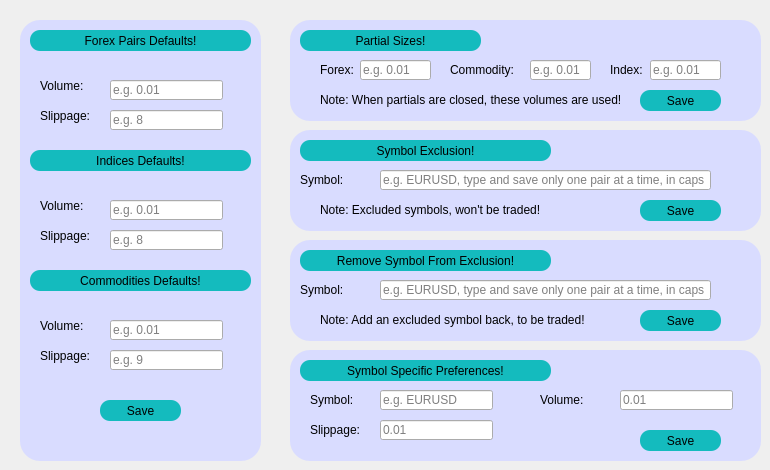
    <widget class="QWidget" name="defaults">
     <property name="styleSheet">
      <string notr="true">#defaults{
background-color:rgb(217, 220, 255);
border-radius:10px;
}</string>
     </property>
     <widget class="QWidget" name="defaultwidget3" native="true">
      <property name="geometry">
       <rect>
        <x>20</x>
        <y>20</y>
        <width>241</width>
        <height>441</height>
       </rect>
      </property>
      <property name="styleSheet">
       <string notr="true">#defaultwidget3{
background-color:rgb(217, 220, 255);
border-radius:20px;
padding:20px;
border:10px,solid, '#aafffa';
font: 10pt &quot;MV Boli&quot;;
border:2px solid '#14bbbe';}
</string>
      </property>
      <widget class="QPushButton" name="pushButton_13">
       <property name="geometry">
        <rect>
         <x>10</x>
         <y>10</y>
         <width>221</width>
         <height>21</height>
        </rect>
       </property>
       <property name="styleSheet">
        <string notr="true">*{
border-radius: 10px;
	font: 12pt &quot;MS Shell Dlg 2&quot;;
background-color:#14bbbe;
} 
</string>
       </property>
       <property name="text">
        <string>Forex Pairs Defaults!</string>
       </property>
      </widget>
      <widget class="QLabel" name="label_20">
       <property name="geometry">
        <rect>
         <x>20</x>
         <y>56</y>
         <width>71</width>
         <height>20</height>
        </rect>
       </property>
       <property name="styleSheet">
        <string notr="true">	font: 12pt &quot;MS Shell Dlg 2&quot;;
color:'#14bbbe';
</string>
       </property>
       <property name="text">
        <string>Volume:</string>
       </property>
      </widget>
      <widget class="QLineEdit" name="fxvolume">
       <property name="geometry">
        <rect>
         <x>90</x>
         <y>60</y>
         <width>113</width>
         <height>20</height>
        </rect>
       </property>
       <property name="text">
        <string/>
       </property>
       <property name="placeholderText">
        <string>e.g. 0.01</string>
       </property>
      </widget>
      <widget class="QLineEdit" name="fxslippage">
       <property name="geometry">
        <rect>
         <x>90</x>
         <y>90</y>
         <width>113</width>
         <height>20</height>
        </rect>
       </property>
       <property name="text">
        <string/>
       </property>
       <property name="placeholderText">
        <string>e.g. 8</string>
       </property>
      </widget>
      <widget class="QLabel" name="label_21">
       <property name="geometry">
        <rect>
         <x>20</x>
         <y>86</y>
         <width>71</width>
         <height>20</height>
        </rect>
       </property>
       <property name="styleSheet">
        <string notr="true">	font: 12pt &quot;MS Shell Dlg 2&quot;;
color:'#14bbbe';
</string>
       </property>
       <property name="text">
        <string>Slippage:</string>
       </property>
      </widget>
      <widget class="QLineEdit" name="indexvolume">
       <property name="geometry">
        <rect>
         <x>90</x>
         <y>180</y>
         <width>113</width>
         <height>20</height>
        </rect>
       </property>
       <property name="text">
        <string/>
       </property>
       <property name="placeholderText">
        <string>e.g. 0.01</string>
       </property>
      </widget>
      <widget class="QLabel" name="label_24">
       <property name="geometry">
        <rect>
         <x>20</x>
         <y>176</y>
         <width>71</width>
         <height>20</height>
        </rect>
       </property>
       <property name="styleSheet">
        <string notr="true">	font: 12pt &quot;MS Shell Dlg 2&quot;;
color:'#14bbbe';
</string>
       </property>
       <property name="text">
        <string>Volume:</string>
       </property>
      </widget>
      <widget class="QPushButton" name="pushButton_17">
       <property name="geometry">
        <rect>
         <x>10</x>
         <y>130</y>
         <width>221</width>
         <height>21</height>
        </rect>
       </property>
       <property name="styleSheet">
        <string notr="true">*{
border-radius: 10px;
	font: 12pt &quot;MS Shell Dlg 2&quot;;
background-color:#14bbbe;
} 
</string>
       </property>
       <property name="text">
        <string>Indices Defaults!</string>
       </property>
      </widget>
      <widget class="QLabel" name="label_30">
       <property name="geometry">
        <rect>
         <x>20</x>
         <y>206</y>
         <width>71</width>
         <height>20</height>
        </rect>
       </property>
       <property name="styleSheet">
        <string notr="true">	font: 12pt &quot;MS Shell Dlg 2&quot;;
color:'#14bbbe';
</string>
       </property>
       <property name="text">
        <string>Slippage:</string>
       </property>
      </widget>
      <widget class="QLineEdit" name="indexslippage">
       <property name="geometry">
        <rect>
         <x>90</x>
         <y>210</y>
         <width>113</width>
         <height>20</height>
        </rect>
       </property>
       <property name="text">
        <string/>
       </property>
       <property name="placeholderText">
        <string>e.g. 8</string>
       </property>
      </widget>
      <widget class="QLineEdit" name="comslippage">
       <property name="geometry">
        <rect>
         <x>90</x>
         <y>330</y>
         <width>113</width>
         <height>20</height>
        </rect>
       </property>
       <property name="text">
        <string/>
       </property>
       <property name="placeholderText">
        <string>e.g. 9</string>
       </property>
      </widget>
      <widget class="QLineEdit" name="comvolume">
       <property name="geometry">
        <rect>
         <x>90</x>
         <y>300</y>
         <width>113</width>
         <height>20</height>
        </rect>
       </property>
       <property name="text">
        <string/>
       </property>
       <property name="placeholderText">
        <string>e.g. 0.01</string>
       </property>
      </widget>
      <widget class="QPushButton" name="pushButton_18">
       <property name="geometry">
        <rect>
         <x>10</x>
         <y>250</y>
         <width>221</width>
         <height>21</height>
        </rect>
       </property>
       <property name="styleSheet">
        <string notr="true">*{
border-radius: 10px;
	font: 12pt &quot;MS Shell Dlg 2&quot;;
background-color:#14bbbe;
} 
</string>
       </property>
       <property name="text">
        <string>Commodities Defaults!</string>
       </property>
      </widget>
      <widget class="QLabel" name="label_32">
       <property name="geometry">
        <rect>
         <x>20</x>
         <y>326</y>
         <width>71</width>
         <height>20</height>
        </rect>
       </property>
       <property name="styleSheet">
        <string notr="true">	font: 12pt &quot;MS Shell Dlg 2&quot;;
color:'#14bbbe';
</string>
       </property>
       <property name="text">
        <string>Slippage:</string>
       </property>
      </widget>
      <widget class="QLabel" name="label_33">
       <property name="geometry">
        <rect>
         <x>20</x>
         <y>296</y>
         <width>71</width>
         <height>20</height>
        </rect>
       </property>
       <property name="styleSheet">
        <string notr="true">	font: 12pt &quot;MS Shell Dlg 2&quot;;
color:'#14bbbe';
</string>
       </property>
       <property name="text">
        <string>Volume:</string>
       </property>
      </widget>
      <widget class="QPushButton" name="defaultsavebtn">
       <property name="geometry">
        <rect>
         <x>80</x>
         <y>380</y>
         <width>81</width>
         <height>21</height>
        </rect>
       </property>
       <property name="cursor">
        <cursorShape>PointingHandCursor</cursorShape>
       </property>
       <property name="styleSheet">
        <string notr="true">
*{
border-radius: 10px;
background-color:#14bbbe;
	font: 12pt &quot;MS Shell Dlg 2&quot;;

} 
*:hover{
                        background: '#aafffa';
                    }</string>
       </property>
       <property name="text">
        <string>Save</string>
       </property>
      </widget>
     </widget>
     <widget class="QWidget" name="defaultwidget3_3" native="true">
      <property name="geometry">
       <rect>
        <x>290</x>
        <y>130</y>
        <width>471</width>
        <height>101</height>
       </rect>
      </property>
      <property name="styleSheet">
       <string notr="true">#defaultwidget3_3{
background-color:rgb(217, 220, 255);
border-radius:20px;
padding:20px;
border:10px,solid, '#aafffa';
font: 10pt &quot;MV Boli&quot;;
border:2px solid '#14bbbe';}
</string>
      </property>
      <widget class="QPushButton" name="pushButton_26">
       <property name="geometry">
        <rect>
         <x>10</x>
         <y>10</y>
         <width>251</width>
         <height>21</height>
        </rect>
       </property>
       <property name="styleSheet">
        <string notr="true">*{
border-radius: 10px;
	font: 12pt &quot;MS Shell Dlg 2&quot;;
background-color:#14bbbe;
} 
</string>
       </property>
       <property name="text">
        <string>Symbol Exclusion!</string>
       </property>
      </widget>
      <widget class="QLabel" name="label_35">
       <property name="geometry">
        <rect>
         <x>10</x>
         <y>40</y>
         <width>71</width>
         <height>20</height>
        </rect>
       </property>
       <property name="styleSheet">
        <string notr="true">	font: 12pt &quot;MS Shell Dlg 2&quot;;
color:'#14bbbe';
</string>
       </property>
       <property name="text">
        <string>Symbol:</string>
       </property>
      </widget>
      <widget class="QLineEdit" name="exentry">
       <property name="geometry">
        <rect>
         <x>90</x>
         <y>40</y>
         <width>331</width>
         <height>20</height>
        </rect>
       </property>
       <property name="text">
        <string/>
       </property>
       <property name="placeholderText">
        <string>e.g. EURUSD, type and save only one pair at a time, in caps</string>
       </property>
      </widget>
      <widget class="QPushButton" name="exsavebtn">
       <property name="geometry">
        <rect>
         <x>350</x>
         <y>70</y>
         <width>81</width>
         <height>21</height>
        </rect>
       </property>
       <property name="cursor">
        <cursorShape>PointingHandCursor</cursorShape>
       </property>
       <property name="styleSheet">
        <string notr="true">
*{
border-radius: 10px;
background-color:#14bbbe;
} 
*:hover{
                        background: '#aafffa';
                    }</string>
       </property>
       <property name="text">
        <string>Save</string>
       </property>
      </widget>
      <widget class="QLabel" name="label_56">
       <property name="geometry">
        <rect>
         <x>30</x>
         <y>70</y>
         <width>301</width>
         <height>20</height>
        </rect>
       </property>
       <property name="styleSheet">
        <string notr="true">	font: 8pt &quot;MS Shell Dlg 2&quot;;
color:'#14bbbe';
</string>
       </property>
       <property name="text">
        <string>Note: Excluded symbols, won't be traded!</string>
       </property>
      </widget>
     </widget>
     <widget class="QWidget" name="defaultwidget3_4" native="true">
      <property name="geometry">
       <rect>
        <x>290</x>
        <y>240</y>
        <width>471</width>
        <height>101</height>
       </rect>
      </property>
      <property name="styleSheet">
       <string notr="true">#defaultwidget3_4{
background-color:rgb(217, 220, 255);
border-radius:20px;
padding:20px;
border:10px,solid, '#aafffa';
font: 10pt &quot;MV Boli&quot;;
border:2px solid '#14bbbe';}
</string>
      </property>
      <widget class="QPushButton" name="pushButton_27">
       <property name="geometry">
        <rect>
         <x>10</x>
         <y>10</y>
         <width>251</width>
         <height>21</height>
        </rect>
       </property>
       <property name="styleSheet">
        <string notr="true">*{
border-radius: 10px;
	font: 11pt &quot;MS Shell Dlg 2&quot;;
background-color:#14bbbe;
} 
</string>
       </property>
       <property name="text">
        <string>Remove Symbol From Exclusion!</string>
       </property>
      </widget>
      <widget class="QLabel" name="label_36">
       <property name="geometry">
        <rect>
         <x>10</x>
         <y>40</y>
         <width>71</width>
         <height>20</height>
        </rect>
       </property>
       <property name="styleSheet">
        <string notr="true">	font: 12pt &quot;MS Shell Dlg 2&quot;;
color:'#14bbbe';
</string>
       </property>
       <property name="text">
        <string>Symbol:</string>
       </property>
      </widget>
      <widget class="QLineEdit" name="inentry">
       <property name="geometry">
        <rect>
         <x>90</x>
         <y>40</y>
         <width>331</width>
         <height>20</height>
        </rect>
       </property>
       <property name="text">
        <string/>
       </property>
       <property name="placeholderText">
        <string>e.g. EURUSD, type and save only one pair at a time, in caps</string>
       </property>
      </widget>
      <widget class="QPushButton" name="insavebtn">
       <property name="geometry">
        <rect>
         <x>350</x>
         <y>70</y>
         <width>81</width>
         <height>21</height>
        </rect>
       </property>
       <property name="cursor">
        <cursorShape>PointingHandCursor</cursorShape>
       </property>
       <property name="styleSheet">
        <string notr="true">
*{
border-radius: 10px;
background-color:#14bbbe;
} 
*:hover{
                        background: '#aafffa';
                    }</string>
       </property>
       <property name="text">
        <string>Save</string>
       </property>
      </widget>
      <widget class="QLabel" name="label_57">
       <property name="geometry">
        <rect>
         <x>30</x>
         <y>70</y>
         <width>301</width>
         <height>20</height>
        </rect>
       </property>
       <property name="styleSheet">
        <string notr="true">	font: 8pt &quot;MS Shell Dlg 2&quot;;
color:'#14bbbe';
</string>
       </property>
       <property name="text">
        <string>Note: Add an excluded symbol back, to be traded!</string>
       </property>
      </widget>
     </widget>
     <widget class="QWidget" name="defaultwidget3_5" native="true">
      <property name="geometry">
       <rect>
        <x>290</x>
        <y>20</y>
        <width>471</width>
        <height>101</height>
       </rect>
      </property>
      <property name="styleSheet">
       <string notr="true">#defaultwidget3_5{
background-color:rgb(217, 220, 255);
border-radius:20px;
padding:20px;
border:10px,solid, '#aafffa';
font: 10pt &quot;MV Boli&quot;;
border:2px solid '#14bbbe';}
</string>
      </property>
      <widget class="QPushButton" name="pushButton_28">
       <property name="geometry">
        <rect>
         <x>10</x>
         <y>10</y>
         <width>181</width>
         <height>21</height>
        </rect>
       </property>
       <property name="styleSheet">
        <string notr="true">*{
border-radius: 10px;
	font: 12pt &quot;MS Shell Dlg 2&quot;;
background-color:#14bbbe;
} 
</string>
       </property>
       <property name="text">
        <string>Partial Sizes!</string>
       </property>
      </widget>
      <widget class="QLabel" name="label_50">
       <property name="geometry">
        <rect>
         <x>30</x>
         <y>40</y>
         <width>61</width>
         <height>20</height>
        </rect>
       </property>
       <property name="styleSheet">
        <string notr="true">	font: 10pt &quot;MS Shell Dlg 2&quot;;
color:'#14bbbe';
</string>
       </property>
       <property name="text">
        <string>Forex:</string>
       </property>
      </widget>
      <widget class="QLineEdit" name="forexp">
       <property name="geometry">
        <rect>
         <x>70</x>
         <y>40</y>
         <width>71</width>
         <height>20</height>
        </rect>
       </property>
       <property name="text">
        <string/>
       </property>
       <property name="placeholderText">
        <string>e.g. 0.01</string>
       </property>
      </widget>
      <widget class="QPushButton" name="savep">
       <property name="geometry">
        <rect>
         <x>350</x>
         <y>70</y>
         <width>81</width>
         <height>21</height>
        </rect>
       </property>
       <property name="cursor">
        <cursorShape>PointingHandCursor</cursorShape>
       </property>
       <property name="styleSheet">
        <string notr="true">
*{
border-radius: 10px;
background-color:#14bbbe;
} 
*:hover{
                        background: '#aafffa';
                    }</string>
       </property>
       <property name="text">
        <string>Save</string>
       </property>
      </widget>
      <widget class="QLineEdit" name="indp">
       <property name="geometry">
        <rect>
         <x>360</x>
         <y>40</y>
         <width>71</width>
         <height>20</height>
        </rect>
       </property>
       <property name="text">
        <string/>
       </property>
       <property name="placeholderText">
        <string>e.g. 0.01</string>
       </property>
      </widget>
      <widget class="QLabel" name="label_52">
       <property name="geometry">
        <rect>
         <x>320</x>
         <y>40</y>
         <width>61</width>
         <height>20</height>
        </rect>
       </property>
       <property name="styleSheet">
        <string notr="true">	font: 10pt &quot;MS Shell Dlg 2&quot;;
color:'#14bbbe';
</string>
       </property>
       <property name="text">
        <string>Index:</string>
       </property>
      </widget>
      <widget class="QLabel" name="label_54">
       <property name="geometry">
        <rect>
         <x>160</x>
         <y>40</y>
         <width>91</width>
         <height>20</height>
        </rect>
       </property>
       <property name="styleSheet">
        <string notr="true">	font: 10pt &quot;MS Shell Dlg 2&quot;;
color:'#14bbbe';
</string>
       </property>
       <property name="text">
        <string>Commodity:</string>
       </property>
      </widget>
      <widget class="QLineEdit" name="comp">
       <property name="geometry">
        <rect>
         <x>240</x>
         <y>40</y>
         <width>61</width>
         <height>20</height>
        </rect>
       </property>
       <property name="text">
        <string/>
       </property>
       <property name="placeholderText">
        <string>e.g. 0.01</string>
       </property>
      </widget>
      <widget class="QLabel" name="label_55">
       <property name="geometry">
        <rect>
         <x>30</x>
         <y>70</y>
         <width>301</width>
         <height>20</height>
        </rect>
       </property>
       <property name="styleSheet">
        <string notr="true">	font: 8pt &quot;MS Shell Dlg 2&quot;;
color:'#14bbbe';
</string>
       </property>
       <property name="text">
        <string>Note: When partials are closed, these volumes are used!</string>
       </property>
      </widget>
     </widget>
     <widget class="QWidget" name="defaultwidget3_2" native="true">
      <property name="geometry">
       <rect>
        <x>290</x>
        <y>350</y>
        <width>471</width>
        <height>111</height>
       </rect>
      </property>
      <property name="styleSheet">
       <string notr="true">#defaultwidget3_2{
background-color:rgb(217, 220, 255);
border-radius:20px;
padding:20px;
border:10px,solid, '#aafffa';
font: 10pt &quot;MV Boli&quot;;
border:2px solid '#14bbbe';}
</string>
      </property>
      <widget class="QPushButton" name="pushButton_25">
       <property name="geometry">
        <rect>
         <x>10</x>
         <y>10</y>
         <width>251</width>
         <height>21</height>
        </rect>
       </property>
       <property name="styleSheet">
        <string notr="true">*{
border-radius: 10px;
	font: 12pt &quot;MS Shell Dlg 2&quot;;
background-color:#14bbbe;
} 
</string>
       </property>
       <property name="text">
        <string>Symbol Specific Preferences!</string>
       </property>
      </widget>
      <widget class="QLabel" name="label_34">
       <property name="geometry">
        <rect>
         <x>20</x>
         <y>40</y>
         <width>71</width>
         <height>20</height>
        </rect>
       </property>
       <property name="styleSheet">
        <string notr="true">	font: 12pt &quot;MS Shell Dlg 2&quot;;
color:'#14bbbe';
</string>
       </property>
       <property name="text">
        <string>Symbol:</string>
       </property>
      </widget>
      <widget class="QLineEdit" name="symbolentry">
       <property name="geometry">
        <rect>
         <x>90</x>
         <y>40</y>
         <width>113</width>
         <height>20</height>
        </rect>
       </property>
       <property name="text">
        <string/>
       </property>
       <property name="placeholderText">
        <string>e.g. EURUSD</string>
       </property>
      </widget>
      <widget class="QPushButton" name="symbolsavebtn">
       <property name="geometry">
        <rect>
         <x>350</x>
         <y>80</y>
         <width>81</width>
         <height>21</height>
        </rect>
       </property>
       <property name="cursor">
        <cursorShape>PointingHandCursor</cursorShape>
       </property>
       <property name="styleSheet">
        <string notr="true">
*{
border-radius: 10px;
background-color:#14bbbe;
} 
*:hover{
                        background: '#aafffa';
                    }</string>
       </property>
       <property name="text">
        <string>Save</string>
       </property>
      </widget>
      <widget class="QLineEdit" name="symbolvolume">
       <property name="geometry">
        <rect>
         <x>330</x>
         <y>40</y>
         <width>113</width>
         <height>20</height>
        </rect>
       </property>
       <property name="text">
        <string/>
       </property>
       <property name="placeholderText">
        <string>0.01</string>
       </property>
      </widget>
      <widget class="QLabel" name="label_43">
       <property name="geometry">
        <rect>
         <x>250</x>
         <y>40</y>
         <width>71</width>
         <height>20</height>
        </rect>
       </property>
       <property name="styleSheet">
        <string notr="true">	font: 12pt &quot;MS Shell Dlg 2&quot;;
color:'#14bbbe';
</string>
       </property>
       <property name="text">
        <string>Volume:</string>
       </property>
      </widget>
      <widget class="QLineEdit" name="symbolslippage">
       <property name="geometry">
        <rect>
         <x>90</x>
         <y>70</y>
         <width>113</width>
         <height>20</height>
        </rect>
       </property>
       <property name="text">
        <string/>
       </property>
       <property name="placeholderText">
        <string>0.01</string>
       </property>
      </widget>
      <widget class="QLabel" name="label_49">
       <property name="geometry">
        <rect>
         <x>20</x>
         <y>70</y>
         <width>71</width>
         <height>20</height>
        </rect>
       </property>
       <property name="styleSheet">
        <string notr="true">	font: 12pt &quot;MS Shell Dlg 2&quot;;
color:'#14bbbe';
</string>
       </property>
       <property name="text">
        <string>Slippage:</string>
       </property>
      </widget>
     </widget>
    </widget>
